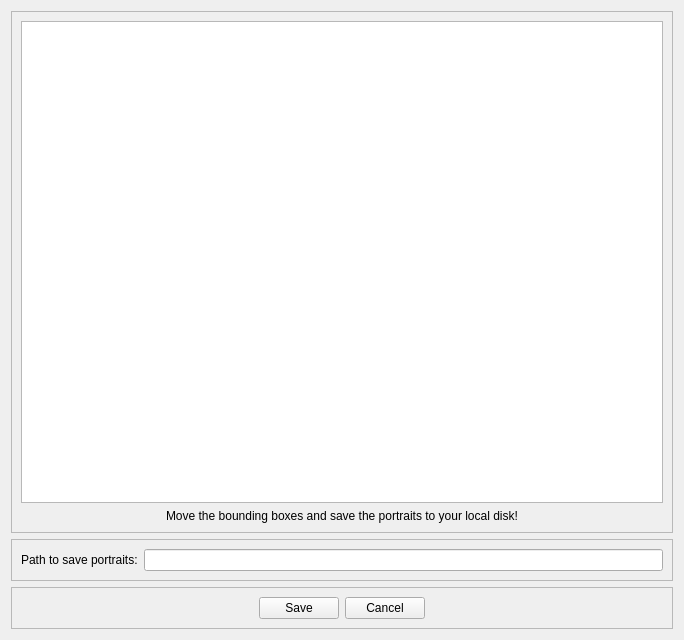
<?xml version="1.0" encoding="UTF-8"?>
<ui version="4.0">
 <class>view_editor</class>
 <widget class="QWidget" name="view_editor">
  <property name="geometry">
   <rect>
    <x>0</x>
    <y>0</y>
    <width>680</width>
    <height>640</height>
   </rect>
  </property>
  <property name="sizePolicy">
   <sizepolicy hsizetype="Fixed" vsizetype="Fixed">
    <horstretch>0</horstretch>
    <verstretch>0</verstretch>
   </sizepolicy>
  </property>
  <property name="windowTitle">
   <string>Form</string>
  </property>
  <layout class="QVBoxLayout" name="verticalLayout">
   <item>
    <widget class="QFrame" name="frame">
     <property name="frameShape">
      <enum>QFrame::StyledPanel</enum>
     </property>
     <property name="frameShadow">
      <enum>QFrame::Raised</enum>
     </property>
     <layout class="QVBoxLayout" name="verticalLayout_2">
      <item alignment="Qt::AlignHCenter">
       <widget class="QGraphicsView" name="graphics_view">
        <property name="minimumSize">
         <size>
          <width>642</width>
          <height>482</height>
         </size>
        </property>
        <property name="maximumSize">
         <size>
          <width>642</width>
          <height>482</height>
         </size>
        </property>
       </widget>
      </item>
      <item alignment="Qt::AlignHCenter">
       <widget class="QLabel" name="label_2">
        <property name="text">
         <string>Move the bounding boxes and save the portraits to your local disk!</string>
        </property>
       </widget>
      </item>
     </layout>
    </widget>
   </item>
   <item>
    <widget class="QFrame" name="frame_3">
     <property name="minimumSize">
      <size>
       <width>0</width>
       <height>0</height>
      </size>
     </property>
     <property name="frameShape">
      <enum>QFrame::StyledPanel</enum>
     </property>
     <property name="frameShadow">
      <enum>QFrame::Raised</enum>
     </property>
     <layout class="QHBoxLayout" name="horizontalLayout_2">
      <item>
       <widget class="QLabel" name="label">
        <property name="text">
         <string>Path to save portraits:</string>
        </property>
       </widget>
      </item>
      <item>
       <widget class="QLineEdit" name="input_path"/>
      </item>
     </layout>
    </widget>
   </item>
   <item>
    <widget class="QFrame" name="frame_2">
     <property name="frameShape">
      <enum>QFrame::StyledPanel</enum>
     </property>
     <property name="frameShadow">
      <enum>QFrame::Raised</enum>
     </property>
     <layout class="QHBoxLayout" name="horizontalLayout">
      <item>
       <spacer name="horizontalSpacer">
        <property name="orientation">
         <enum>Qt::Horizontal</enum>
        </property>
        <property name="sizeHint" stdset="0">
         <size>
          <width>40</width>
          <height>20</height>
         </size>
        </property>
       </spacer>
      </item>
      <item>
       <widget class="QPushButton" name="btn_save">
        <property name="maximumSize">
         <size>
          <width>80</width>
          <height>16777215</height>
         </size>
        </property>
        <property name="text">
         <string>Save</string>
        </property>
       </widget>
      </item>
      <item>
       <widget class="QPushButton" name="btn_cancel">
        <property name="maximumSize">
         <size>
          <width>80</width>
          <height>16777215</height>
         </size>
        </property>
        <property name="text">
         <string>Cancel</string>
        </property>
       </widget>
      </item>
      <item>
       <spacer name="horizontalSpacer_2">
        <property name="orientation">
         <enum>Qt::Horizontal</enum>
        </property>
        <property name="sizeHint" stdset="0">
         <size>
          <width>40</width>
          <height>20</height>
         </size>
        </property>
       </spacer>
      </item>
     </layout>
    </widget>
   </item>
  </layout>
 </widget>
 <resources/>
 <connections/>
</ui>
